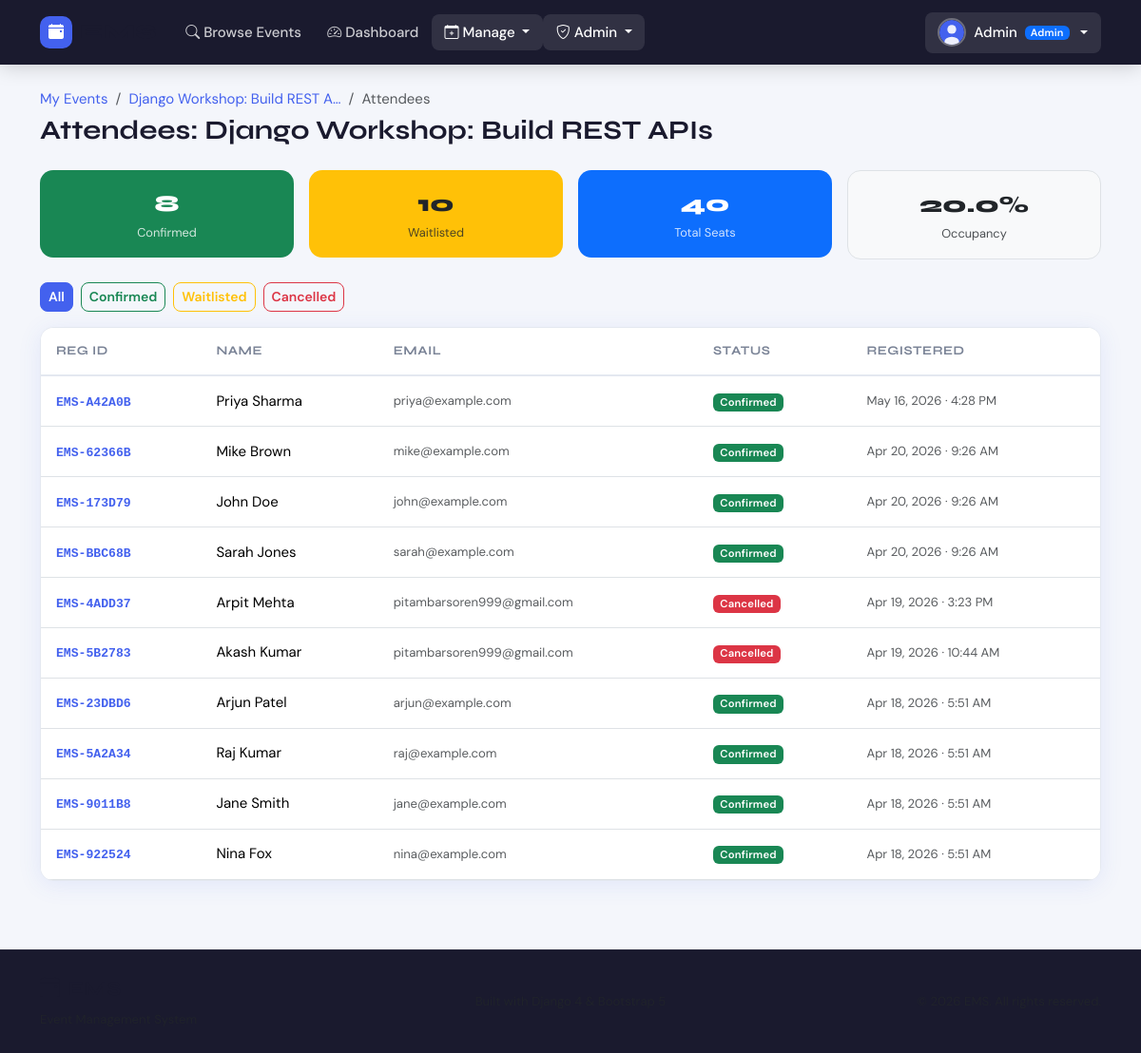
Screenshot of /events/django-workshop-build-rest-apis-p16rny/attendees/ (signed in) with the database file from the repository.
### ems/models.py (models this page shows, shortened)
class Profile(models.Model):
    ROLE_CHOICES = [
        ('admin', 'Admin'),
        ('manager', 'Event Manager'),
        ('attendee', 'Attendee'),
    ]
    user = models.OneToOneField(User, on_delete=models.CASCADE, related_name='profile')
    role = models.CharField(max_length=20, choices=ROLE_CHOICES, default='attendee')
    avatar = models.ImageField(upload_to='avatars/', blank=True, null=True)
    phone = models.CharField(max_length=15, blank=True)
    bio = models.TextField(blank=True)
    created_at = models.DateTimeField(auto_now_add=True)
    updated_at = models.DateTimeField(auto_now=True)
    def get_avatar_url(self):
        if self.avatar:
            return self.avatar.url
        return '/static/ems/img/default_avatar.svg'

class Event(models.Model):
    CATEGORY_CHOICES = [
        ('conference', 'Conference'),
        ('workshop', 'Workshop'),
        ('seminar', 'Seminar'),
        ('webinar', 'Webinar'),
        ('concert', 'Concert'),
        ('sports', 'Sports'),
        ('networking', 'Networking'),
        ('hackathon', 'Hackathon'),
        ('exhibition', 'Exhibition'),
        ('other', 'Other'),
    ]
    STATUS_CHOICES = [
        ('draft', 'Draft'),
        ('published', 'Published'),
        ('cancelled', 'Cancelled'),
        ('completed', 'Completed'),
    ]
    title = models.CharField(max_length=200)
    slug = models.SlugField(max_length=250, unique=True, blank=True)
    description = models.TextField()
    category = models.CharField(max_length=50, choices=CATEGORY_CHOICES)
    venue = models.CharField(max_length=300)
    date = models.DateTimeField()
    total_seats = models.PositiveIntegerField(validators=[MinValueValidator(1)])
    status = models.CharField(max_length=20, choices=STATUS_CHOICES, default='draft')
    created_by = models.ForeignKey(
        User, on_delete=models.CASCADE, related_name='managed_events'
    )
    created_at = models.DateTimeField(auto_now_add=True)
    updated_at = models.DateTimeField(auto_now=True)
    banner = models.ImageField(upload_to='event_banners/', blank=True, null=True)
    tags = models.CharField(max_length=200, blank=True, help_text="Comma-separated tags")
    class Meta:
        ordering = ['-date']
        indexes = [
            models.Index(fields=['status', 'date']),
            models.Index(fields=['category']),
        ]
    @property
    def confirmed_registrations(self):
        return self.registrations.filter(status='confirmed').count()
    @property
    def occupancy_percentage(self):
        if self.total_seats == 0:
            return 0
        return round((self.confirmed_registrations / self.total_seats) * 100, 1)

class Registration(models.Model):
    STATUS_CHOICES = [
        ('confirmed', 'Confirmed'),
        ('cancelled', 'Cancelled'),
        ('waitlisted', 'Waitlisted'),
    ]
    registration_id = models.CharField(max_length=12, unique=True, editable=False)
    user = models.ForeignKey(
        User, on_delete=models.CASCADE, related_name='registrations'
    )
    event = models.ForeignKey(
        Event, on_delete=models.CASCADE, related_name='registrations'
    )
    status = models.CharField(max_length=20, choices=STATUS_CHOICES, default='confirmed')
    registered_at = models.DateTimeField(auto_now_add=True)
    cancelled_at = models.DateTimeField(null=True, blank=True)
    notes = models.TextField(blank=True)
    class Meta:
        unique_together = [('user', 'event')]
        ordering = ['-registered_at']
        indexes = [
            models.Index(fields=['status']),
            models.Index(fields=['registered_at']),
        ]

### ems/views.py (the view)
# urls.py: path('events/<slug:slug>/attendees/', views.event_registrations, name='event_registrations'),
@login_required
@role_required('manager', 'admin')
def event_registrations(request, slug):
    event = get_object_or_404(Event, slug=slug)
    if request.user.profile.role == 'manager' and event.created_by != request.user:
        messages.error(request, "Access denied.")
        return redirect('manager_events')
    registrations = event.registrations.select_related('user').order_by('-registered_at')
    status_filter = request.GET.get('status', '')
    if status_filter:
        registrations = registrations.filter(status=status_filter)
    return render(request, 'ems/registrations/event_list.html', {
        'event': event,
        'registrations': registrations,
        'status_filter': status_filter,
    })

### ems/context_processors.py (called while the page is built)
def user_role(request):
    if request.user.is_authenticated:
        try:
            role = request.user.profile.role
        except Exception:
            role = 'attendee'
    else:
        role = None
    return {'user_role': role}

### ems/templatetags/ems_tags.py (called while the page is built)
@register.filter
def badge_color(status):
    mapping = {
        'confirmed': 'success',
        'cancelled': 'danger',
        'waitlisted': 'warning',
        'published': 'success',
        'draft': 'secondary',
        'completed': 'info',
    }
    return mapping.get(status, 'secondary')

### ems/templates/ems/registrations/event_list.html (shortened to what this page needs)
{% extends 'ems/base.html' %}
{% load ems_tags %}
{% block content %}
<div class="container py-4">
  <div class="page-header mb-4">
    <div>
      <nav aria-label="breadcrumb">
        <ol class="breadcrumb mb-1">
          <li class="breadcrumb-item"><a href="{% url 'manager_events' %}">My Events</a></li>
          <li class="breadcrumb-item"><a href="{% url 'event_detail' event.slug %}">{{ event.title|truncatechars:30 }}</a></li>
          <li class="breadcrumb-item active">Attendees</li>
        </ol>
      </nav>
      <h1 class="page-title">Attendees: {{ event.title }}</h1>
    </div>
  </div>
  <div class="row g-3 mb-4">
    <div class="col-6 col-md-3">
      <div class="mini-stat bg-success text-white">
        <div class="mini-stat-val">{{ event.confirmed_registrations }}</div>
        <div class="mini-stat-lbl">Confirmed</div>
      </div>
    </div>
    <div class="col-6 col-md-3">
      <div class="mini-stat bg-warning text-dark">
        <div class="mini-stat-val">{{ event.registrations.filter.count }}</div>
        <div class="mini-stat-lbl">Waitlisted</div>
      </div>
    </div>
    <div class="col-6 col-md-3">
      <div class="mini-stat bg-primary text-white">
        <div class="mini-stat-val">{{ event.total_seats }}</div>
        <div class="mini-stat-lbl">Total Seats</div>
      </div>
    </div>
    <div class="col-6 col-md-3">
      <div class="mini-stat bg-light text-dark border">
        <div class="mini-stat-val">{{ event.occupancy_percentage }}%</div>
        <div class="mini-stat-lbl">Occupancy</div>
      </div>
    </div>
  </div>
  <div class="d-flex gap-2 mb-3 flex-wrap">
    <a href="?" class="btn btn-sm {% if not status_filter %}btn-primary{% else %}btn-outline-secondary{% endif %}">All</a>
    <a href="?status=confirmed" class="btn btn-sm {% if status_filter == 'confirmed' %}btn-success{% else %}btn-outline-success{% endif %}">Confirmed</a>
    <a href="?status=waitlisted" class="btn btn-sm {% if status_filter == 'waitlisted' %}btn-warning{% else %}btn-outline-warning{% endif %}">Waitlisted</a>
    <a href="?status=cancelled" class="btn btn-sm {% if status_filter == 'cancelled' %}btn-danger{% else %}btn-outline-danger{% endif %}">Cancelled</a>
  </div>
  <div class="ems-card">
    <div class="table-responsive">
      <table class="table table-hover mb-0 align-middle">
        <thead>
          <tr>
            <th>Reg ID</th>
            <th>Name</th>
            <th>Email</th>
            <th>Status</th>
            <th>Registered</th>
          </tr>
        </thead>
        <tbody>
          {% for reg in registrations %}
          <tr>
            <td><code class="reg-id">{{ reg.registration_id }}</code></td>
            <td>{{ reg.user.get_full_name|default:reg.user.username }}</td>
            <td class="text-muted small">{{ reg.user.email }}</td>
            <td><span class="badge bg-{{ reg.status|badge_color }}">{{ reg.get_status_display }}</span></td>
            <td class="text-muted small">{{ reg.registered_at|date:"M d, Y · g:i A" }}</td>
          </tr>
          {% empty %}
          <tr><td colspan="5" class="text-center text-muted py-4">No registrations found</td></tr>
          {% endfor %}
        </tbody>
      </table>
    </div>
  </div>
</div>
{% endblock %}

### ems/templates/ems/base.html (shortened to what this page needs)
{% load static %}
{% load ems_tags %}
<!DOCTYPE html>
<html lang="en" data-bs-theme="light">
<head>
  <link href="https://cdn.jsdelivr.net/npm/bootstrap@5.3.2/dist/css/bootstrap.min.css" rel="stylesheet"/>
  <link href="https://cdn.jsdelivr.net/npm/bootstrap-icons@1.11.3/font/bootstrap-icons.min.css" rel="stylesheet"/>
  <link href="{% static 'ems/css/main.css' %}" rel="stylesheet"/>
</head>
<body>
<nav class="navbar navbar-expand-lg ems-navbar sticky-top">
  <div class="container">
    <a class="navbar-brand" href="{% url 'home' %}">
      <span class="brand-icon"><i class="bi bi-calendar-event-fill"></i></span>
      <span class="brand-text">EMS</span>
    </a>
    <div class="collapse navbar-collapse" id="navMenu">
      <ul class="navbar-nav me-auto">
        <li class="nav-item">
          <a class="nav-link {% block nav_events %}{% endblock %}" href="{% url 'event_list' %}">
            <i class="bi bi-search me-1"></i>Browse Events
          </a>
        </li>
        {% if user.is_authenticated %}
          <li class="nav-item">
            <a class="nav-link {% block nav_dashboard %}{% endblock %}" href="{% url 'dashboard' %}">
              <i class="bi bi-speedometer2 me-1"></i>Dashboard
            </a>
          </li>
          {% if user_role == 'manager' or user_role == 'admin' %}
          <li class="nav-item dropdown">
            <a class="nav-link dropdown-toggle" href="#" data-bs-toggle="dropdown">
              <i class="bi bi-calendar-plus me-1"></i>Manage
            </a>
          </li>
          {% endif %}
          {% if user_role == 'admin' %}
          <li class="nav-item dropdown">
            <a class="nav-link dropdown-toggle" href="#" data-bs-toggle="dropdown">
              <i class="bi bi-shield-check me-1"></i>Admin
            </a>
          </li>
          {% endif %}
        {% endif %}
      </ul>
      <ul class="navbar-nav ms-auto align-items-center">
        {% if user.is_authenticated %}
          <li class="nav-item dropdown">
            <a class="nav-link dropdown-toggle d-flex align-items-center gap-2" href="#" data-bs-toggle="dropdown">
              <img src="{{ user.profile.get_avatar_url }}" alt="avatar" class="nav-avatar"/>
              <span class="d-none d-lg-inline">{{ user.first_name|default:user.username }}</span>
              <span class="badge bg-primary role-badge">{{ user_role|title }}</span>
            </a>
          </li>
        {% endif %}
      </ul>
    </div>
  </div>
</nav>
<main>
  {% block content %}{% endblock %}
</main>
<footer class="ems-footer mt-5">
  <div class="container">
    <div class="row align-items-center py-4">
      <div class="col-md-4">
        <span class="brand-text fw-bold"><i class="bi bi-calendar-event-fill me-2"></i>EMS</span>
        <p class="text-muted small mb-0 mt-1">Event Management System</p>
      </div>
      <div class="col-md-4 text-center">
        <small class="text-muted">Built with Django 4 &amp; Bootstrap 5</small>
      </div>
      <div class="col-md-4 text-end">
        <small class="text-muted">© {% now "Y" %} EMS. All rights reserved.</small>
      </div>
    </div>
  </div>
</footer>
</body>
</html>

### ems/static/ems/css/main.css (style rules this page uses)
:root { --ems-primary: #4361ee; --ems-primary-dark: #3451d1; --ems-secondary: #7209b7; --ems-accent: #f72585; --ems-navy: #1a1a2e; --ems-dark: #16213e; --ems-card-bg: #ffffff; --ems-bg: #f4f6fb; --ems-border: #e4e8f0; --ems-text: #2d2d3a; --ems-muted: #7b8497; --ems-radius: 14px; --ems-radius-sm: 8px; --ems-shadow: 0 4px 24px rgba(67,97,238,.10); --ems-shadow-hover: 0 8px 32px rgba(67,97,238,.18); --ems-transition: all .22s cubic-bezier(.4,0,.2,1); }
*, *::before, *::after { box-sizing: border-box; }
body { font-family: 'DM Sans', system-ui, sans-serif; background: var(--ems-bg); color: var(--ems-text); font-size: 15px; line-height: 1.65; min-height: 100vh; }
h1, h2, h3, h4, h5, h6, .brand-text, .page-title, .hero-title { font-family: 'Syne', sans-serif; font-weight: 700; color: var(--ems-navy); }
a { color: var(--ems-primary); text-decoration: none; transition: var(--ems-transition); }
.ems-navbar { background: var(--ems-navy); padding: .75rem 0; box-shadow: 0 2px 20px rgba(0,0,0,.18); }
.ems-navbar .navbar-brand { display: flex; align-items: center; gap: .5rem; color: #fff !important; font-weight: 700; }
.brand-icon { background: var(--ems-primary); color: #fff; width: 34px; height: 34px; border-radius: 10px; display: flex; align-items: center; justify-content: center; font-size: 1rem; }
.brand-text { font-family: 'Syne', sans-serif; font-size: 1.3rem; font-weight: 800; letter-spacing: 1px; }
.ems-navbar .nav-link { color: rgba(255,255,255,.78) !important; font-weight: 500; padding: .4rem .85rem !important; border-radius: var(--ems-radius-sm); transition: var(--ems-transition); }
.ems-navbar .nav-link:hover, .ems-navbar .nav-link.active { color: #fff !important; background: rgba(255,255,255,.1); }
.nav-avatar { width: 30px; height: 30px; border-radius: 50%; object-fit: cover; border: 2px solid rgba(255,255,255,.3); }
.role-badge { font-size: .68rem; padding: .2em .55em; }
.btn { font-family: 'DM Sans', sans-serif; font-weight: 600; border-radius: var(--ems-radius-sm); transition: var(--ems-transition); }
.btn-primary { background: var(--ems-primary); border-color: var(--ems-primary); }
.ems-card { background: var(--ems-card-bg); border-radius: var(--ems-radius); border: 1px solid var(--ems-border); box-shadow: var(--ems-shadow); overflow: hidden; }
.page-header { display: flex; align-items: center; justify-content: space-between; flex-wrap: wrap; gap: 1rem; }
.page-title { font-size: 1.75rem; margin: 0; }
.mini-stat { border-radius: var(--ems-radius); padding: 1rem; text-align: center; }
.mini-stat-val { font-family:'Syne',sans-serif; font-size:1.5rem; font-weight:800; }
.mini-stat-lbl { font-size:.8rem; opacity:.8; }
.reg-id { font-family: monospace; font-size: .82rem; color: var(--ems-primary); font-weight: 700; }
.ems-footer { background: var(--ems-navy); color: rgba(255,255,255,.6); border-top: 1px solid rgba(255,255,255,.06); }
.table thead th { font-family: 'Syne', sans-serif; font-size: .82rem; font-weight: 700; text-transform: uppercase; letter-spacing: .5px; color: var(--ems-muted); border-bottom: 2px solid var(--ems-border); padding: .85rem 1rem; white-space: nowrap; }
.table tbody td { padding: .85rem 1rem; }
.badge { font-weight: 600; letter-spacing: .2px; }

### rows the page displays
Profile: role "Admin"
Event: title "Django Workshop: Build REST A…", title "Django Workshop: Build REST APIs", confirmed_registrations "8", registrations.filter.count "10", total_seats "40", occupancy_percentage "20.0"
Registration: registration_id "EMS-A42A0B", user.get_full_name "Priya Sharma", user.email "priya@example.com", status "Confirmed", registered_at "May 16, 2026 · 4:28 PM"
Registration: registration_id "EMS-62366B", user.get_full_name "Mike Brown", user.email "mike@example.com", status "Confirmed", registered_at "Apr 20, 2026 · 9:26 AM"
Registration: registration_id "EMS-173D79", user.get_full_name "John Doe", user.email "john@example.com", status "Confirmed", registered_at "Apr 20, 2026 · 9:26 AM"
Registration: registration_id "EMS-BBC68B", user.get_full_name "Sarah Jones", user.email "sarah@example.com", status "Confirmed", registered_at "Apr 20, 2026 · 9:26 AM"
Registration: registration_id "EMS-4ADD37", user.get_full_name "Arpit Mehta", user.email "pitambarsoren999@gmail.com", status "Cancelled", registered_at "Apr 19, 2026 · 3:23 PM"
Registration: registration_id "EMS-5B2783", user.get_full_name "Akash Kumar", user.email "pitambarsoren999@gmail.com", status "Cancelled", registered_at "Apr 19, 2026 · 10:44 AM"
Registration: registration_id "EMS-23DBD6", user.get_full_name "Arjun Patel", user.email "arjun@example.com", status "Confirmed", registered_at "Apr 18, 2026 · 5:51 AM"
Registration: registration_id "EMS-5A2A34", user.get_full_name "Raj Kumar", user.email "raj@example.com", status "Confirmed", registered_at "Apr 18, 2026 · 5:51 AM"
Registration: registration_id "EMS-9011B8", user.get_full_name "Jane Smith", user.email "jane@example.com", status "Confirmed", registered_at "Apr 18, 2026 · 5:51 AM"
Registration: registration_id "EMS-922524", user.get_full_name "Nina Fox", user.email "nina@example.com", status "Confirmed", registered_at "Apr 18, 2026 · 5:51 AM"

### other values shown
{{ user.first_name|default:user.username }} "Admin"
